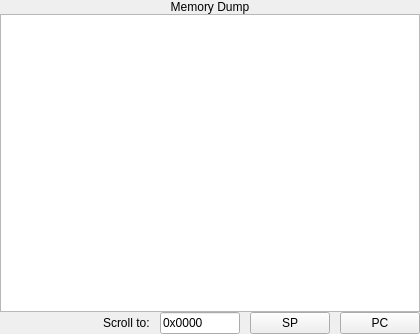
<?xml version="1.0" encoding="UTF-8"?>
<ui version="4.0">
 <class>MemoryDumpPane</class>
 <widget class="QWidget" name="MemoryDumpPane">
  <property name="geometry">
   <rect>
    <x>0</x>
    <y>0</y>
    <width>420</width>
    <height>334</height>
   </rect>
  </property>
  <property name="sizePolicy">
   <sizepolicy hsizetype="Preferred" vsizetype="Preferred">
    <horstretch>0</horstretch>
    <verstretch>0</verstretch>
   </sizepolicy>
  </property>
  <property name="minimumSize">
   <size>
    <width>0</width>
    <height>0</height>
   </size>
  </property>
  <property name="baseSize">
   <size>
    <width>0</width>
    <height>0</height>
   </size>
  </property>
  <property name="windowTitle">
   <string>Form</string>
  </property>
  <layout class="QVBoxLayout" name="verticalLayout">
   <property name="spacing">
    <number>0</number>
   </property>
   <property name="margin">
    <number>0</number>
   </property>
   <item>
    <widget class="QLabel" name="label">
     <property name="sizePolicy">
      <sizepolicy hsizetype="Preferred" vsizetype="Preferred">
       <horstretch>0</horstretch>
       <verstretch>0</verstretch>
      </sizepolicy>
     </property>
     <property name="palette">
      <palette>
       <active>
        <colorrole role="Base">
         <brush brushstyle="SolidPattern">
          <color alpha="255">
           <red>255</red>
           <green>255</green>
           <blue>255</blue>
          </color>
         </brush>
        </colorrole>
        <colorrole role="Window">
         <brush brushstyle="SolidPattern">
          <color alpha="255">
           <red>104</red>
           <green>173</green>
           <blue>245</blue>
          </color>
         </brush>
        </colorrole>
       </active>
       <inactive>
        <colorrole role="Base">
         <brush brushstyle="SolidPattern">
          <color alpha="255">
           <red>255</red>
           <green>255</green>
           <blue>255</blue>
          </color>
         </brush>
        </colorrole>
        <colorrole role="Window">
         <brush brushstyle="SolidPattern">
          <color alpha="255">
           <red>104</red>
           <green>173</green>
           <blue>245</blue>
          </color>
         </brush>
        </colorrole>
       </inactive>
       <disabled>
        <colorrole role="Base">
         <brush brushstyle="SolidPattern">
          <color alpha="255">
           <red>104</red>
           <green>173</green>
           <blue>245</blue>
          </color>
         </brush>
        </colorrole>
        <colorrole role="Window">
         <brush brushstyle="SolidPattern">
          <color alpha="255">
           <red>104</red>
           <green>173</green>
           <blue>245</blue>
          </color>
         </brush>
        </colorrole>
       </disabled>
      </palette>
     </property>
     <property name="frameShape">
      <enum>QFrame::Panel</enum>
     </property>
     <property name="frameShadow">
      <enum>QFrame::Plain</enum>
     </property>
     <property name="lineWidth">
      <number>0</number>
     </property>
     <property name="text">
      <string>Memory Dump</string>
     </property>
     <property name="alignment">
      <set>Qt::AlignCenter</set>
     </property>
    </widget>
   </item>
   <item>
    <widget class="QTextEdit" name="textEdit">
     <property name="sizePolicy">
      <sizepolicy hsizetype="Preferred" vsizetype="Expanding">
       <horstretch>0</horstretch>
       <verstretch>0</verstretch>
      </sizepolicy>
     </property>
     <property name="font">
      <font>
       <family>Courier</family>
       <pointsize>11</pointsize>
      </font>
     </property>
     <property name="horizontalScrollBarPolicy">
      <enum>Qt::ScrollBarAsNeeded</enum>
     </property>
     <property name="lineWrapMode">
      <enum>QTextEdit::NoWrap</enum>
     </property>
     <property name="html">
      <string>&lt;!DOCTYPE HTML PUBLIC &quot;-//W3C//DTD HTML 4.0//EN&quot; &quot;http://www.w3.org/TR/REC-html40/strict.dtd&quot;&gt;
&lt;html&gt;&lt;head&gt;&lt;meta name=&quot;qrichtext&quot; content=&quot;1&quot; /&gt;&lt;style type=&quot;text/css&quot;&gt;
p, li { white-space: pre-wrap; }
&lt;/style&gt;&lt;/head&gt;&lt;body style=&quot; font-family:'Courier'; font-size:11pt; font-weight:400; font-style:normal;&quot;&gt;
&lt;p style=&quot;-qt-paragraph-type:empty; margin-top:0px; margin-bottom:0px; margin-left:0px; margin-right:0px; -qt-block-indent:0; text-indent:0px;&quot;&gt;&lt;/p&gt;&lt;/body&gt;&lt;/html&gt;</string>
     </property>
     <property name="textInteractionFlags">
      <set>Qt::TextSelectableByMouse</set>
     </property>
    </widget>
   </item>
   <item>
    <layout class="QHBoxLayout" name="horizontalLayout">
     <property name="spacing">
      <number>0</number>
     </property>
     <item>
      <spacer name="horizontalSpacer">
       <property name="orientation">
        <enum>Qt::Horizontal</enum>
       </property>
       <property name="sizeHint" stdset="0">
        <size>
         <width>40</width>
         <height>20</height>
        </size>
       </property>
      </spacer>
     </item>
     <item>
      <widget class="QLabel" name="scrollToLabel">
       <property name="text">
        <string>Scroll to:</string>
       </property>
      </widget>
     </item>
     <item>
      <widget class="QFrame" name="frame">
       <property name="minimumSize">
        <size>
         <width>10</width>
         <height>0</height>
        </size>
       </property>
       <property name="maximumSize">
        <size>
         <width>10</width>
         <height>16777215</height>
        </size>
       </property>
       <property name="frameShape">
        <enum>QFrame::NoFrame</enum>
       </property>
       <property name="frameShadow">
        <enum>QFrame::Raised</enum>
       </property>
      </widget>
     </item>
     <item>
      <widget class="QLineEdit" name="scrollToLineEdit">
       <property name="minimumSize">
        <size>
         <width>80</width>
         <height>0</height>
        </size>
       </property>
       <property name="maximumSize">
        <size>
         <width>80</width>
         <height>16777215</height>
        </size>
       </property>
       <property name="text">
        <string>0x0000</string>
       </property>
       <property name="maxLength">
        <number>6</number>
       </property>
       <property name="frame">
        <bool>true</bool>
       </property>
      </widget>
     </item>
     <item>
      <widget class="QFrame" name="frame_2">
       <property name="minimumSize">
        <size>
         <width>10</width>
         <height>0</height>
        </size>
       </property>
       <property name="maximumSize">
        <size>
         <width>10</width>
         <height>16777215</height>
        </size>
       </property>
       <property name="frameShape">
        <enum>QFrame::NoFrame</enum>
       </property>
       <property name="frameShadow">
        <enum>QFrame::Raised</enum>
       </property>
      </widget>
     </item>
     <item>
      <widget class="QPushButton" name="spPushButton">
       <property name="text">
        <string>SP</string>
       </property>
      </widget>
     </item>
     <item>
      <widget class="QFrame" name="frame_3">
       <property name="minimumSize">
        <size>
         <width>10</width>
         <height>0</height>
        </size>
       </property>
       <property name="maximumSize">
        <size>
         <width>10</width>
         <height>16777215</height>
        </size>
       </property>
       <property name="frameShape">
        <enum>QFrame::NoFrame</enum>
       </property>
       <property name="frameShadow">
        <enum>QFrame::Raised</enum>
       </property>
      </widget>
     </item>
     <item>
      <widget class="QPushButton" name="pcPushButton">
       <property name="text">
        <string>PC</string>
       </property>
      </widget>
     </item>
    </layout>
   </item>
  </layout>
 </widget>
 <resources/>
 <connections/>
</ui>
